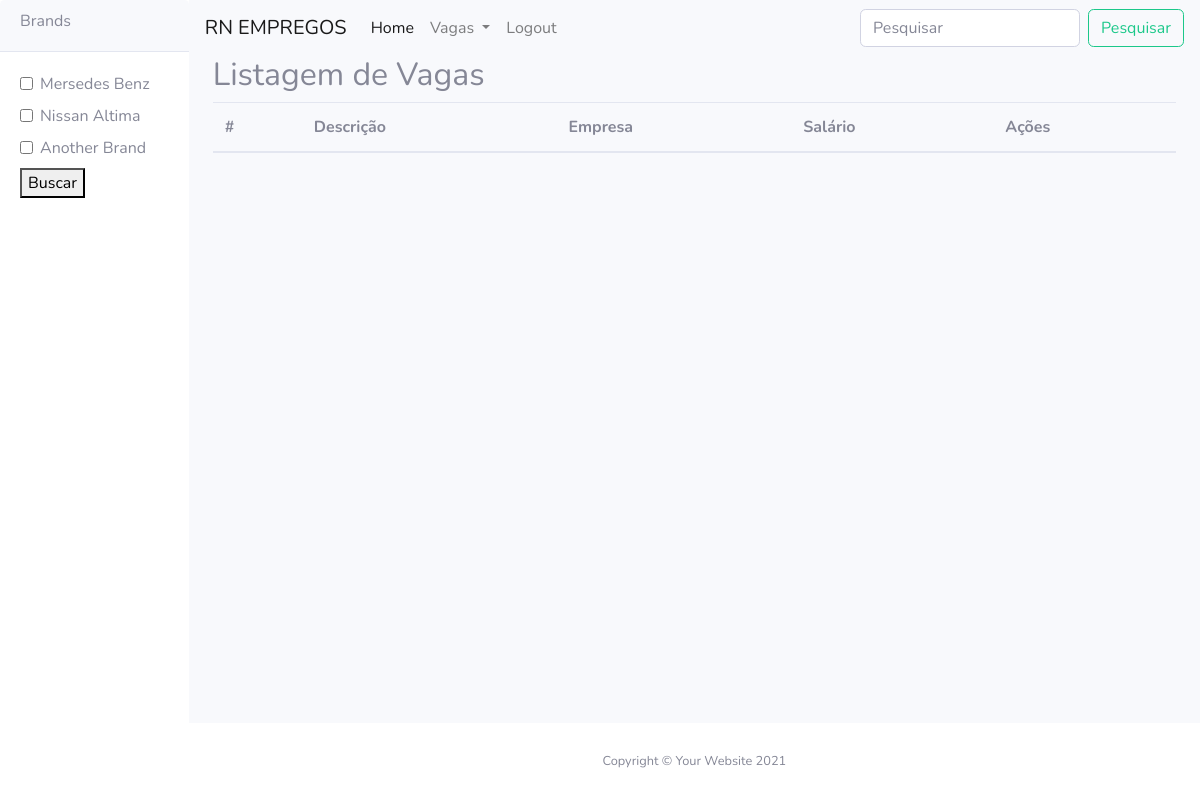
The app's page /lista_vagas/ (signed in), older data.
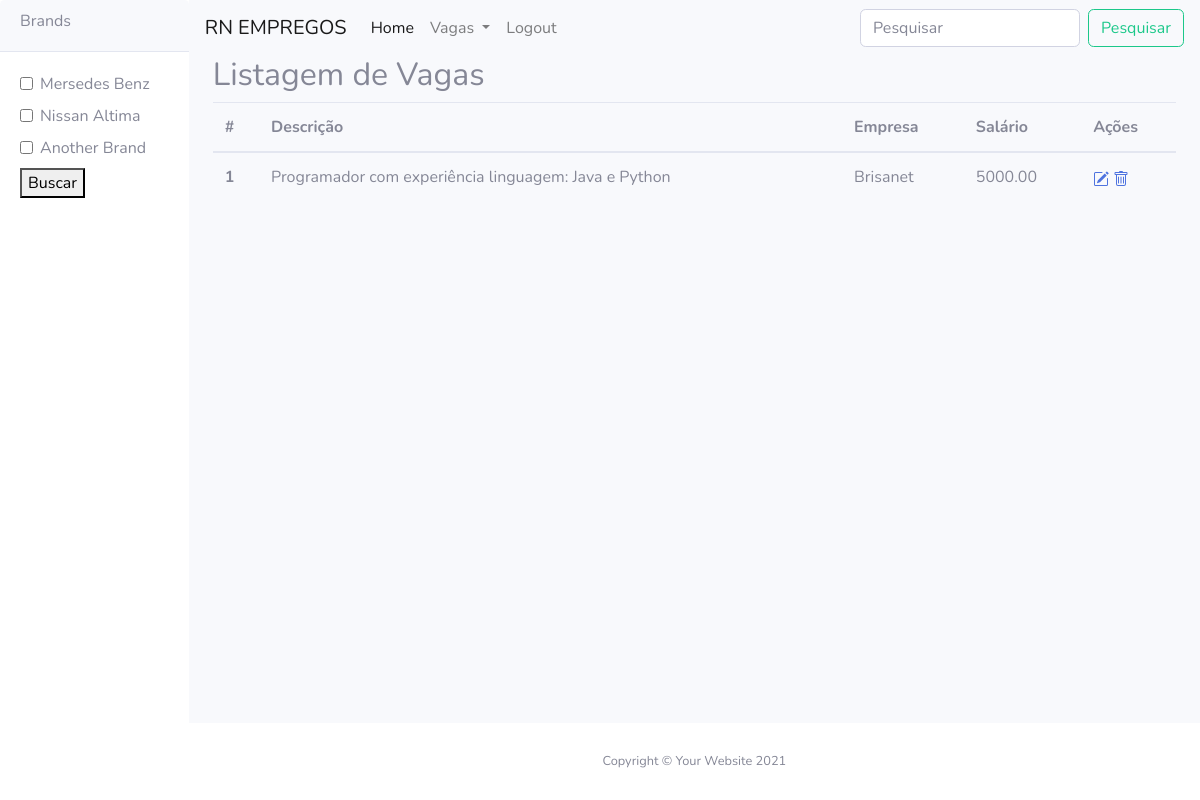
The same page, newer data.
### main/models.py (models this page shows, shortened)
class Vaga(models.Model):
    salario = models.DecimalField(max_digits=8, decimal_places=2)
    quantidade_vagas = models.IntegerField()
    escolaridade_exigida = models.CharField(max_length=150)
    data_inscricao = models.DateTimeField()
    cidade = models.ForeignKey(Cidade,on_delete=models.CASCADE)
    empresa = models.ForeignKey(Empresa,on_delete=models.CASCADE)
    tipo_vaga = models.ForeignKey(TipoVaga,on_delete=models.CASCADE)
    usuarios = models.ManyToManyField(User,blank=True)
    observacao = models.TextField( blank=True)
    descricao = models.TextField( blank=True)

class Empresa (models.Model):
    nome = models.CharField(max_length=150,blank=False)
    cnpj = models.CharField(max_length=20,blank=False)
    telefone = models.CharField(max_length=15,blank=True)
    endereco =models.CharField(max_length=150,blank=True)
    cidade = models.ForeignKey(Cidade,on_delete=models.CASCADE)
    email = models.EmailField(blank=False)
    logotipo = models.FileField(upload_to='logotipo/',blank=True)

### main/views.py (the view)
# urls.py: path('lista_vagas/',lista_vagas, name="lista_vagas"),
@login_required
def lista_vagas(request):
    vagas = Vaga.objects.all()
    return render(request,'main/listar_vagas.html', context={"vagas": vagas })

### main/templates/main/listar_vagas.html (shortened to what this page needs)
{% extends 'base_main.html' %}
{% block centro %}
<h2>Listagem de Vagas</h2>
<table class="table">
    <thead>
      <tr>
        <th scope="col">#</th>
        <th scope="col">Descrição</th>
        <th scope="col">Empresa</th>
        <th scope="col">Salário</th>
        <th scope="col">Ações</th>
      </tr>
    </thead>
    <tbody>
      {% for objeto in vagas %}
        <tr>
            <th scope="row">{{ forloop.counter }}</th>
            <td>{{ objeto.descricao }}</td>
            <td>{{ objeto.empresa.nome }}</td>
            <td>{{ objeto.salario }}</td>
            <td>
                <a href="{% url 'editar_vagas' objeto.id %}">
                </a>
                <a href="#">
                </a>
            </td>
        </tr>
      {% endfor %}
    </tbody>
  </table>
{% endblock %}

### templates/base_main.html (shortened to what this page needs)
{% load static %}
<!DOCTYPE html>
<html lang="en">
<head>
    <link href="{% static  'vendor/fontawesome-free/css/all.min.css' %}" rel="stylesheet" type="text/css">
    <link href="{% static 'css/sb-admin-2.min.css' %}" rel="stylesheet">
</head>
<body id="page-top">
    <div id="wrapper">
        <article class="navbar-nav sidebar sidebar-dark accordion">
            <header class="card-header">
                <h6 class="title">Brands </h6>
            </header>
            <div class="filter-content">
                <div class="card-body">
                <form>
                    <label class="form-check">
                      <input class="form-check-input" type="checkbox" value="">
                      <span class="form-check-label">
                        Mersedes Benz
                      </span>
                    </label>
                    <label class="form-check">
                      <input class="form-check-input" type="checkbox" value="">
                      <span class="form-check-label">
                        Nissan Altima
                      </span>
                    </label>
                    <label class="form-check">
                      <input class="form-check-input" type="checkbox" value="">
                      <span class="form-check-label">
                        Another Brand
                      </span>
                    </label>
                    <button>Buscar</button>
                </form>
                </div>
            </div>
        </article>
        <div id="content-wrapper" class="d-flex flex-column">
            <div id="content">
                <nav class="navbar navbar-expand-lg navbar-light bg-light">
                    <a class="navbar-brand" href="{% url 'index' %}">RN EMPREGOS</a>
                    <div class="collapse navbar-collapse" id="conteudoNavbarSuportado">
                      <ul class="navbar-nav mr-auto">
                        <li class="nav-item active">
                          <a class="nav-link" href="#">Home <span class="sr-only">(página atual)</span></a>
                        </li>
                        <li class="nav-item dropdown">
                          <a class="nav-link dropdown-toggle" href="#" id="navbarDropdown" role="button" data-toggle="dropdown" aria-haspopup="true" aria-expanded="false">
                            Vagas
                          </a>
                        </li>
                        <li class="nav-item">
                          <a class="nav-link" href="{% url 'logout' %}">Logout</a>
                        </li>
                      </ul>
                      <form class="form-inline my-2 my-lg-0">
                        <input class="form-control mr-sm-2" type="search" placeholder="Pesquisar" aria-label="Pesquisar">
                        <button class="btn btn-outline-success my-2 my-sm-0" type="submit">Pesquisar</button>
                      </form>
                    </div>
                  </nav>
                <div class="container-fluid">
                    {% block centro %}{% endblock %}
                </div>
            </div>
            <footer class="sticky-footer bg-white">
                <div class="container my-auto">
                    <div class="copyright text-center my-auto">
                        <span>Copyright &copy; Your Website 2021</span>
                    </div>
                </div>
            </footer>
        </div>
    </div>
</body>
</html>

Row changes from the older to the newer data that the page shows:
added Vaga: descricao "Programador com experiência linguagem: Java e Python", empresa.nome "Brisanet", salario "5000.00"
